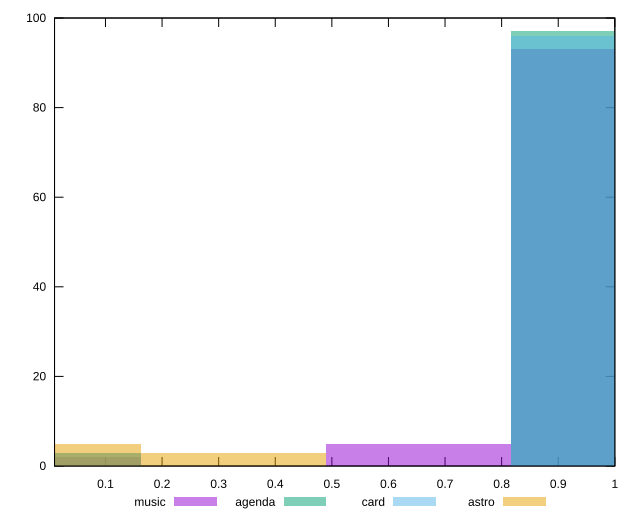

The script that saved this image:
reset

$music <<EOF
0 2
0.9803567359884563 93
0.6535711573256375 5
EOF

$agenda <<EOF
0 3
0.9803567359884563 97
EOF

$card <<EOF
0 3
0.9803567359884563 96
EOF

$astro <<EOF
0 5
0.32678557866281877 3
EOF

set key outside below
set boxwidth 0.32678557866281877
set xrange [0.01:1]
set yrange [0:100]
set trange [0:100]
set style fill transparent solid 0.5 noborder
set terminal svg size 640, 520 enhanced background rgb 'white'
set output "report/report_00029_2021-02-24T13-36-40.390Z/speed-index/comparison/histogram/all_score.svg"

plot $music title "music" with boxes, \
     $agenda title "agenda" with boxes, \
     $card title "card" with boxes, \
     $astro title "astro" with boxes

reset
